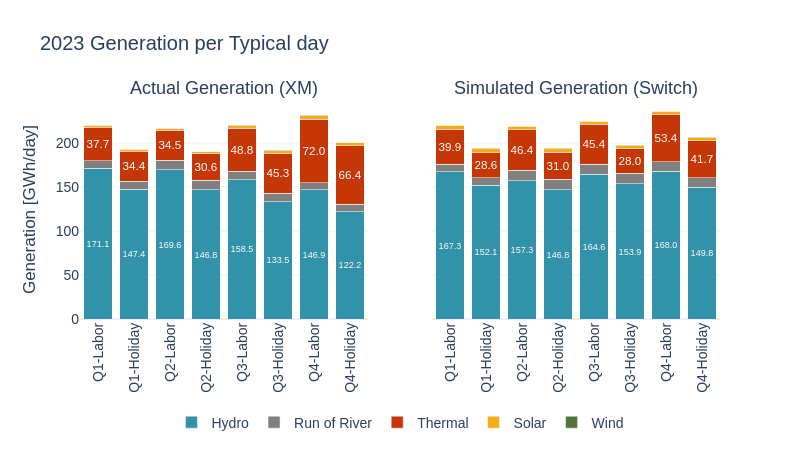

The notebook cell saved with this chart:
### Code cell
sw.dispatch.plot_generation_per_typical_day(gen_res, gen_disp)

### Figure 1 — Plotly figure (JSON) as saved in the notebook; plotly's stock layout.template omitted (floating-point values rounded to 4 significant figures)
{"data": [{"insidetextanchor": "middle", "marker": {"color": "#3292A9"}, "name": "Hydro", "text": ["171.1", "147.4", "169.6", "146.8", "158.5", "133.5", "146.9", "122.2"], "textangle": 0, "textposition": "inside", "texttemplate": "%{text}", "type": "bar", "x": ["Q1-Labor", "Q1-Holiday", "Q2-Labor", "Q2-Holiday", "Q3-Labor", "Q3-Holiday", "Q4-Labor", "Q4-Holiday"], "xaxis": "x", "y": [171.1, 147.4, 169.6, 146.8, 158.5, 133.5, 146.9, 122.2], "yaxis": "y"}, {"insidetextanchor": "middle", "marker": {"color": "#808080"}, "name": "Run of River", "text": ["", "", "", "", "", "", "", ""], "textangle": 0, "textposition": "inside", "texttemplate": "%{text}", "type": "bar", "x": ["Q1-Labor", "Q1-Holiday", "Q2-Labor", "Q2-Holiday", "Q3-Labor", "Q3-Holiday", "Q4-Labor", "Q4-Holiday"], "xaxis": "x", "y": [8.928, 8.913, 10.5, 10.77, 9.243, 9.362, 7.85, 8.153], "yaxis": "y"}, {"insidetextanchor": "middle", "marker": {"color": "#C53707"}, "name": "Thermal", "text": ["37.7", "34.4", "34.5", "30.6", "48.8", "45.3", "72.0", "66.4"], "textangle": 0, "textposition": "inside", "texttemplate": "%{text}", "type": "bar", "x": ["Q1-Labor", "Q1-Holiday", "Q2-Labor", "Q2-Holiday", "Q3-Labor", "Q3-Holiday", "Q4-Labor", "Q4-Holiday"], "xaxis": "x", "y": [37.73, 34.43, 34.5, 30.58, 48.8, 45.28, 71.98, 66.44], "yaxis": "y"}, {"insidetextanchor": "middle", "marker": {"color": "#F7AB17"}, "name": "Solar", "text": ["", "", "", "", "", "", "", ""], "textangle": 0, "textposition": "inside", "texttemplate": "%{text}", "type": "bar", "x": ["Q1-Labor", "Q1-Holiday", "Q2-Labor", "Q2-Holiday", "Q3-Labor", "Q3-Holiday", "Q4-Labor", "Q4-Holiday"], "xaxis": "x", "y": [2.224, 2.192, 2.307, 2.207, 3.158, 3.122, 4.321, 3.938], "yaxis": "y"}, {"insidetextanchor": "middle", "marker": {"color": "#55733D"}, "name": "Wind", "text": ["", "", "", "", "", "", "", ""], "textangle": 0, "textposition": "inside", "texttemplate": "%{text}", "type": "bar", "x": ["Q1-Labor", "Q1-Holiday", "Q2-Labor", "Q2-Holiday", "Q3-Labor", "Q3-Holiday", "Q4-Labor", "Q4-Holiday"], "xaxis": "x", "y": [0.5147, 0.5072, 0.5385, 0.4895, 0.5042, 0.5134, 0.3709, 0.3365], "yaxis": "y"}, {"insidetextanchor": "middle", "marker": {"color": "#3292A9"}, "name": "Hydro", "showlegend": false, "text": ["167.3", "152.1", "157.3", "146.8", "164.6", "153.9", "168.0", "149.8"], "textangle": 0, "textposition": "inside", "texttemplate": "%{text:.1f}", "type": "bar", "x": ["Q1-Labor", "Q1-Holiday", "Q2-Labor", "Q2-Holiday", "Q3-Labor", "Q3-Holiday", "Q4-Labor", "Q4-Holiday"], "xaxis": "x2", "y": [167.3, 152.1, 157.3, 146.8, 164.6, 153.9, 168.0, 149.8], "yaxis": "y2"}, {"insidetextanchor": "middle", "marker": {"color": "#808080"}, "name": "Run of River", "showlegend": false, "text": ["", "", "", "", "", "", "", ""], "textangle": 0, "textposition": "inside", "texttemplate": "%{text:.1f}", "type": "bar", "x": ["Q1-Labor", "Q1-Holiday", "Q2-Labor", "Q2-Holiday", "Q3-Labor", "Q3-Holiday", "Q4-Labor", "Q4-Holiday"], "xaxis": "x2", "y": [8.621, 8.37, 11.57, 11.88, 11.17, 11.43, 11.0, 10.76], "yaxis": "y2"}, {"insidetextanchor": "middle", "marker": {"color": "#C53707"}, "name": "Thermal", "showlegend": false, "text": ["39.9", "28.6", "46.4", "31.0", "45.4", "28.0", "53.4", "41.7"], "textangle": 0, "textposition": "inside", "texttemplate": "%{text:.1f}", "type": "bar", "x": ["Q1-Labor", "Q1-Holiday", "Q2-Labor", "Q2-Holiday", "Q3-Labor", "Q3-Holiday", "Q4-Labor", "Q4-Holiday"], "xaxis": "x2", "y": [39.86, 28.56, 46.38, 30.96, 45.37, 28.04, 53.44, 41.72], "yaxis": "y2"}, {"insidetextanchor": "middle", "marker": {"color": "#F7AB17"}, "name": "Solar", "showlegend": false, "text": ["", "", "", "", "", "", "", ""], "textangle": 0, "textposition": "inside", "texttemplate": "%{text:.1f}", "type": "bar", "x": ["Q1-Labor", "Q1-Holiday", "Q2-Labor", "Q2-Holiday", "Q3-Labor", "Q3-Holiday", "Q4-Labor", "Q4-Holiday"], "xaxis": "x2", "y": [4.27, 4.261, 3.864, 3.838, 3.693, 3.714, 3.498, 3.503], "yaxis": "y2"}, {"insidetextanchor": "middle", "marker": {"color": "#55733D"}, "name": "Wind", "showlegend": false, "text": ["", "", "", "", "", "", "", ""], "textangle": 0, "textposition": "inside", "texttemplate": "%{text:.1f}", "type": "bar", "x": ["Q1-Labor", "Q1-Holiday", "Q2-Labor", "Q2-Holiday", "Q3-Labor", "Q3-Holiday", "Q4-Labor", "Q4-Holiday"], "xaxis": "x2", "y": [0.6379, 0.6439, 0.603, 0.6033, 0.5907, 0.6025, 0.5134, 0.5176], "yaxis": "y2"}], "layout": {"annotations": [{"font": {"size": 18}, "showarrow": false, "text": "Actual Generation (XM)", "x": 0.225, "xanchor": "center", "xref": "paper", "y": 1, "yanchor": "bottom", "yref": "paper"}, {"font": {"size": 18}, "showarrow": false, "text": "Simulated Generation (Switch)", "x": 0.775, "xanchor": "center", "xref": "paper", "y": 1, "yanchor": "bottom", "yref": "paper"}], "barmode": "stack", "font": {"family": "Arial", "size": 14}, "height": 450, "legend": {"orientation": "h", "traceorder": "normal", "x": 0.5, "xanchor": "center", "y": -0.4}, "title": {"text": "2023 Generation per Typical day"}, "width": 800, "xaxis": {"anchor": "y", "domain": [0, 0.45], "tickangle": -90}, "xaxis2": {"anchor": "y2", "domain": [0.55, 1], "tickangle": -90}, "yaxis": {"anchor": "x", "domain": [0, 1], "title": {"text": "Generation [GWh/day]"}}, "yaxis2": {"anchor": "x2", "domain": [0, 1], "matches": "y", "showticklabels": false}}}
